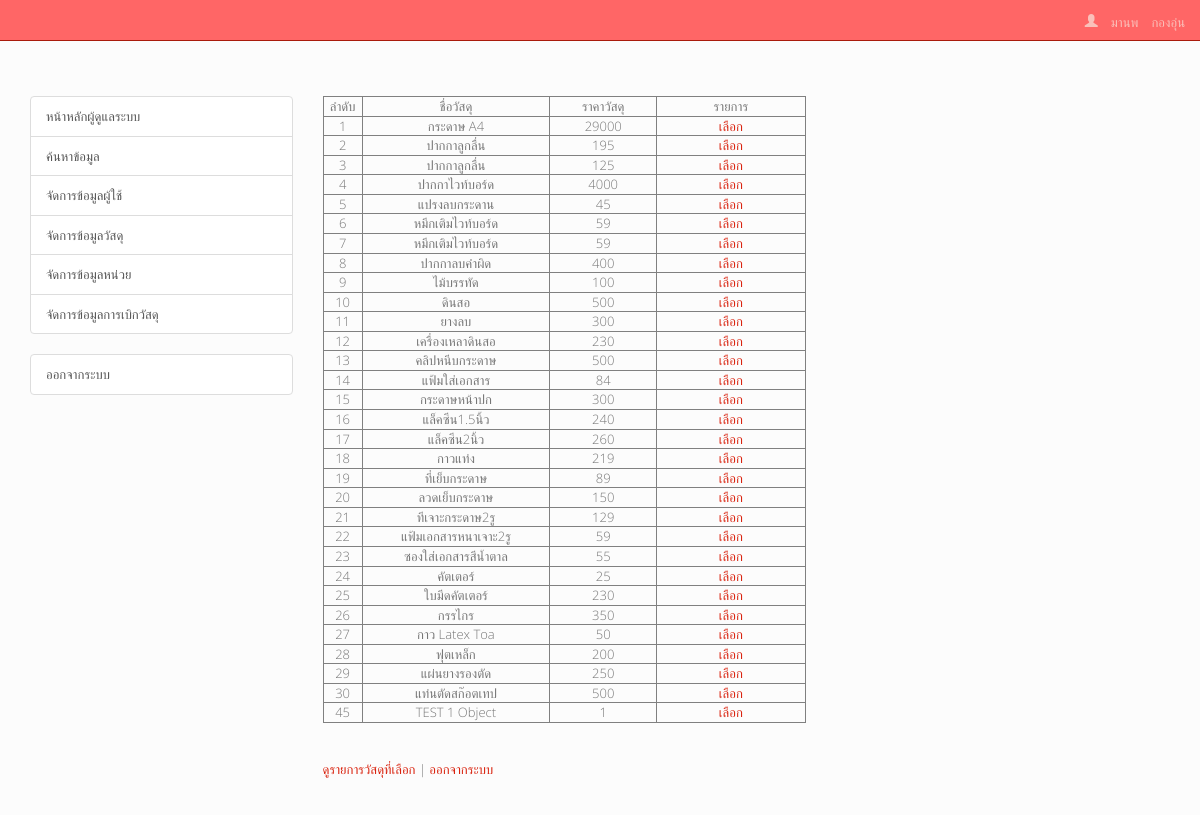
/user_widen.php (signed in), run on the app's committed database.
### tables this page shows
CREATE TABLE IF NOT EXISTS `item` (
  `id` int(4) NOT NULL AUTO_INCREMENT,
  `name` varchar(100) NOT NULL,
  `major_id` int(11) NOT NULL,
  `unit_id` int(11) NOT NULL COMMENT 'หน่วย',
  `serial_no` varchar(45) DEFAULT NULL COMMENT 'หมายเลข Serial',
  `item_code` varchar(45) DEFAULT NULL,
  `in_stock` int(11) NOT NULL COMMENT 'จำนวนคงเหลือ',
  `item_detail` text COMMENT 'รายละเอียด',
  `price` double NOT NULL,
  `item_status` enum('ใช้ได้','ใช้ไม่ได้','ยังไม่ตรวจรับ') NOT NULL DEFAULT 'ใช้ได้' COMMENT 'สถานะ',
  PRIMARY KEY (`id`),
  KEY `fk_item_unit1_idx` (`unit_id`)
);

### user_widen.php (the view, shortened to what this page needs)
<?php
include 'html_head.php';
?>
<html>
<head>
</head>
<?php
$strSQL = "SELECT * FROM item WHERE major_id=".$_SESSION["user"]["major_id"];
$objQuery = mysql_query($strSQL)  or die(mysql_error());
?>
<table width="483"  border="1">
  <tr>
    <td width="37" align="center">ลำดับ</td>
    <td width="177" align="center">ชื่อวัสดุ</td>
    <td width="101" align="center">ราคาวัสดุ</td>
    <td width="140" align="center">รายการ</td>
  </tr>
  <?php
  while($objResult = mysql_fetch_array($objQuery))
  {
  ?>
  <tr>
	<td align="center"><?=$objResult["id"];?></td>
    <td align="center"><?=$objResult["name"];?></td>
    <td align="center"><?=$objResult["price"];?></td>
    <td align="center"><a href="order.php?ID=<?=$objResult["id"];?>">เลือก</a></td>
  </tr>
  <?php
  }
  ?>
</table>
<p><br>
  <br>
  <a href="show.php">ดูรายการวัสดุที่เลือก</a> | <a href="clear.php">ออกจากระบบ</a>
</p>
<p>&nbsp;</p>
</body>
</html>

### assets/css/style.css (style rules this page uses)
html { position: relative; min-height: 100%; }
body { padding-top: 8%; margin-bottom: AUTO; }

### data on the page
item: id "1", name "กระดาษ A4", price "29000"
item: id "2", name "ปากกาลูกลื่น", price "195"
item: id "3", name "ปากกาลูกลื่น", price "125"
item: id "4", name "ปากกาไวท์บอร์ด", price "4000"
item: id "5", name "แปรงลบกระดาน", price "45"
item: id "6", name "หมึกเติมไวท์บอร์ด", price "59"
item: id "7", name "หมึกเติมไวท์บอร์ด", price "59"
item: id "8", name "ปากกาลบคำผิด", price "400"
item: id "9", name "ไม้บรรทัด", price "100"
item: id "10", name "ดินสอ", price "500"
item: id "11", name "ยางลบ", price "300"
item: id "12", name "เครื่องเหลาดินสอ", price "230"
item: id "13", name "คลิปหนีบกระดาษ", price "500"
item: id "14", name "แฟ้มใส่เอกสาร", price "84"
item: id "15", name "กระดาษหน้าปก", price "300"
item: id "16", name "แล็คซีน1.5นิ้ว", price "240"
item: id "17", name "แล็คซีน2นิ้ว", price "260"
item: id "18", name "กาวแท่ง", price "219"
item: id "19", name "ที่เย็บกระดาษ", price "89"
item: id "20", name "ลวดเย็บกระดาษ", price "150"
item: id "21", name "ทีเจาะกระดาษ2รู", price "129"
item: id "22", name "แฟ้มเอกสารหนาเจาะ2รู", price "59"
item: id "23", name "ซองใส่เอกสารสีน้ำตาล", price "55"
item: id "24", name "คัตเตอร์", price "25"
item: id "25", name "ใบมีดคัตเตอร์", price "230"
item: id "26", name "กรรไกร", price "350"
item: id "27", name "กาว Latex Toa", price "50"
item: id "28", name "ฟุตเหล็ก", price "200"
item: id "29", name "แผ่นยางรองตัด", price "250"
item: id "30", name "แท่นตัดสก๊อตเทป", price "500"
item: id "45", name "TEST 1 Object", price "1"

### other printed values
$_SESSION['user']['firstname'] "มานพ"
$_SESSION['user']['lastname'] "กองอุ่น"
